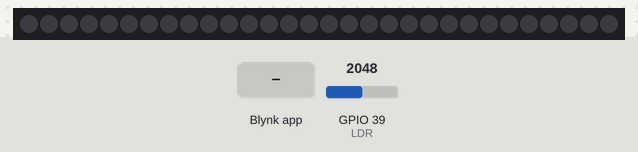
Recording of a program running on a simulated ESP32. On the bench: 30 RGB LEDs in strip order, left to right. The test bench sets the inputs (shaded band); at power-on: GPIO 39 (LDR) = 2048. Dim RGB values are drawn brighter than linear; WiFi joins after 1.5 s; servers stay silent unless stated; what the program prints to the serial monitor is not drawn.

Above: at 3.0 s.
3.1 s: Blynk app writes 1 to V4
At 3.8 s:
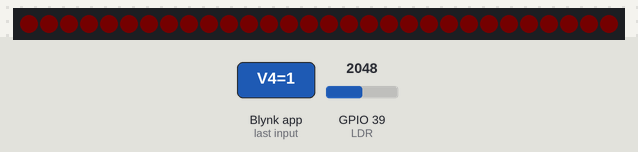
4.6 s: Blynk app writes 1 to V6
At 4.9 s:
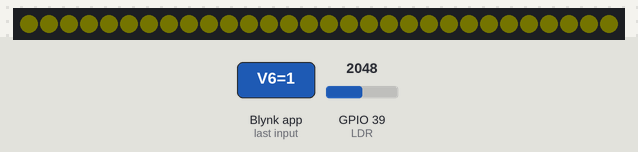
6.1 s: Blynk app writes 0 to V4
At 7.2 s:
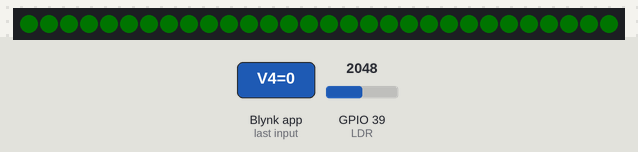
7.6 s: Blynk app writes 1 to V5
At 8.4 s:
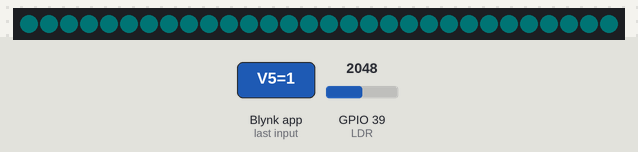
9.1 s: Blynk app writes 0 to V6
At 9.5 s:
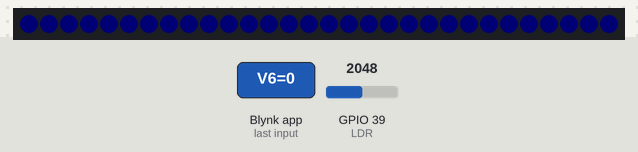
10.6 s: Blynk app writes 1 to V4
At 11.9 s:
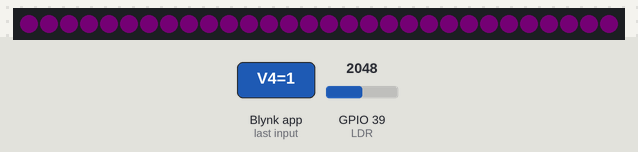
Timing chart, 0 to 13.1 s (numbered marks = the images above; inputs shaded):
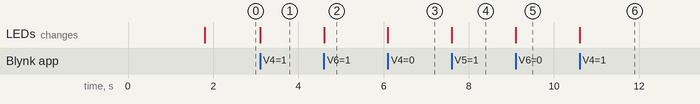

The program:

main.cpp
```cpp
#include <Adafruit_NeoPixel.h>

#define BLYNK_TEMPLATE_ID           "TMPLdgNvmLUn"
#define BLYNK_DEVICE_NAME           "Quickstart Device"
#define BLYNK_AUTH_TOKEN            "BKj7d7LNUjBounCH0wzMH4x6aCAIWfgs"

#define BLYNK_PRINT Serial

#include <WiFi.h>
#include <WiFiClient.h>
#include <BlynkSimpleEsp32.h>

char auth[] = BLYNK_AUTH_TOKEN;
#define LDR 39
#define LED_PWM 2
#define RGB_PIN 0

// var couleur RGB
int couleur1 = 0;
int couleur2 = 0;
int couleur3 = 0;

// Your WiFi credentials.
// Set password to "" for open networks.
char ssid[] = "mike";
char pass[] = "nwogburu234";

BlynkTimer timer;
int compteur = 0;

Adafruit_NeoPixel strip = Adafruit_NeoPixel(30, RGB_PIN, NEO_GRB + NEO_KHZ800);


BLYNK_WRITE(V4)
{
  couleur1 = param.asInt();
  for (int i = 0; i < strip.numPixels(); i++)
  {

    strip.setPixelColor(i, strip.Color(couleur1, couleur2, couleur3));
  }
  strip.show();
}

BLYNK_WRITE(V6)
{
  couleur2 = param.asInt();
  for (int i = 0; i < strip.numPixels(); i++)
  {

    strip.setPixelColor(i, strip.Color(couleur1, couleur2, couleur3));
  }
  strip.show();
}

BLYNK_WRITE(V5)
{
  couleur3 = param.asInt();
  for (int i = 0; i < strip.numPixels(); i++)
  {

    strip.setPixelColor(i, strip.Color(couleur1, couleur2, couleur3));
  }
  strip.show();
}

// This function is called every time the Virtual Pin 0 state changes
BLYNK_WRITE(V0)

    {
      // Set incoming value from pin V0 to a variable
      int value = param.asInt();
      Serial.println("Valeur bp"+String(value));

      // Update state
      Blynk.virtualWrite(V1, value);
      //digitalWrite(1,value); // allumer la led
    }
/*
// fonction pour la led avec singeaux PWM
BLYNK_WRITE(V4)
    {
      // Set incoming value from pin V0 to a variable
      int value1 = param.asInt();
      Serial.println("Valeur LED"+ String(value1));

      // Update state
      analogWrite(LED_PWM,value1); // Ecrire cette valeur dans une sortie PWM
    }

*/
// This function is called every time the device is connected to the Blynk.Cloud
BLYNK_CONNECTED()
{
  // Change Web Link Button message to "Congratulations!"
  Blynk.setProperty(V3, "offImageUrl", "https://static-image.nyc3.cdn.digitaloceanspaces.com/general/fte/congratulations.png");
  Blynk.setProperty(V3, "onImageUrl",  "https://static-image.nyc3.cdn.digitaloceanspaces.com/general/fte/congratulations_pressed.png");
  Blynk.setProperty(V3, "url", "https://docs.blynk.io/en/getting-started/what-do-i-need-to-blynk/how-quickstart-device-was-made");
}

// This function sends Arduino's uptime every second to Virtual Pin 2.
void myTimerEvent()
{
  // You can send any value at any time.
  // Please don't send more that 10 values per second.
  //Blynk.virtualWrite(V2, millis() / 1000);
  Blynk.virtualWrite(V2,analogRead(LDR));
}

void setup()
{
  // Debug console
  Serial.begin(115200);
  Serial.print("probleme");
  Blynk.begin(auth, ssid, pass);
  // You can also specify server:
  //Blynk.begin(auth, ssid, pass, "blynk.cloud", 80);
  //Blynk.begin(auth, ssid, pass, IPAddress(192,168,1,100), 8080);

  // Setup a function to be called every second
  timer.setInterval(1000L, myTimerEvent);
  strip.begin();
  strip.show();
}

void loop()
{
  compteur++ ;
  Blynk.run();
  timer.run();

}
```

Measured:
- after the input at 3.1 s, the LEDs: change at once (image 1)
- after the input at 4.6 s, the LEDs: change at once (image 2)
- after the input at 6.1 s, the LEDs: change at once (image 3)
- after the input at 7.6 s, the LEDs: change at once (image 4)
- after the input at 9.1 s, the LEDs: change at once (image 5)
- after the input at 10.6 s, the LEDs: change at once (image 6)
